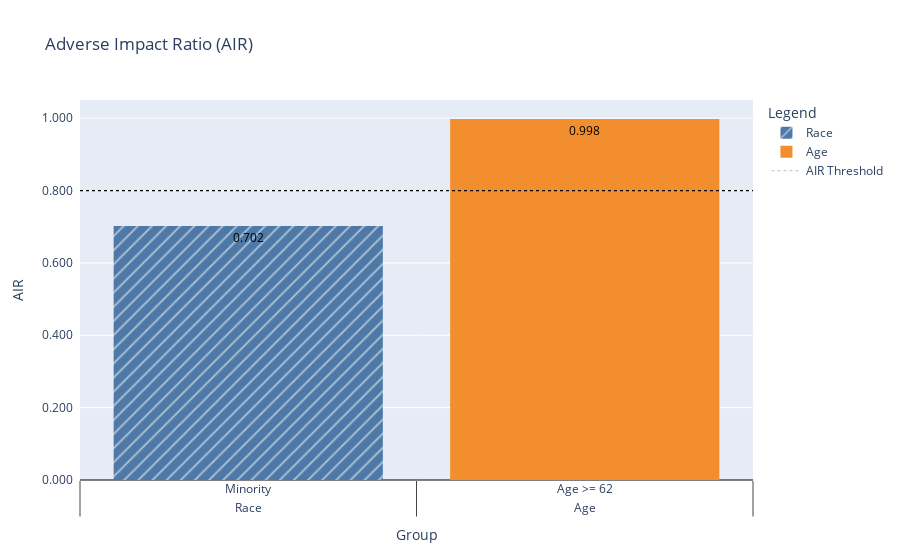

Here is the notebook cell this chart was saved with:
### Markdown cell above
#### _Adverse Impact Ratio (AIR) Assuming a Single Offer_

### Code cell
air = sd.adverse_impact_ratio(
    group_data=valid,
    **common_disp_info,
    outcome=valid['Offer'],
    air_threshold=0.8,
    percent_difference_threshold=0.0,
    label=valid[label],
)
air

### Figure 1 — Plotly figure (JSON) as saved in the notebook; plotly's stock layout.template omitted (floating-point values rounded to 4 significant figures)
{"data": [{"cliponaxis": false, "hovertemplate": "%{x}, %{y}<extra></extra>", "marker": {"color": "RGBA(78, 121, 167, 1.0)", "line": {"color": "rgb(8,48,107)", "width": 0}, "pattern": {"shape": "/"}}, "name": "Race", "showlegend": true, "text": "0.702", "textfont": {"color": "Black"}, "type": "bar", "x": [["Race"], ["Minority"]], "y": [0.7022]}, {"cliponaxis": false, "hovertemplate": "%{x}, %{y}<extra></extra>", "marker": {"color": "RGBA(242, 142, 45, 1.0)", "line": {"color": "rgb(8,48,107)", "width": 0}, "pattern": {"shape": ""}}, "name": "Age", "showlegend": true, "text": "0.998", "textfont": {"color": "Black"}, "type": "bar", "x": [["Age"], ["Age >= 62"]], "y": [0.9977]}, {"line": {"color": "Black", "dash": "dot", "width": 0.25}, "mode": "lines", "name": "AIR Threshold", "text": "AIR Threshold", "type": "scatter", "x": [["Race", "Age"], ["Minority", "Age >= 62"]], "y": [0.8, 0.8]}], "layout": {"legend": {"title": {"text": "Legend"}}, "scene": {"yaxis": {"exponentformat": "none", "separatethousands": true}}, "shapes": [{"line": {"color": "Black", "dash": "dot", "width": 1.25}, "name": "AIR Threshold", "type": "line", "x0": 0, "x1": 1, "xref": "paper", "y0": 0.7617, "y1": 0.7617, "yref": "paper"}], "title": {"text": "Adverse Impact Ratio (AIR)"}, "uniformtext": {"minsize": 8, "mode": "hide"}, "xaxis": {"fixedrange": true, "title": {"text": "Group"}}, "yaxis": {"fixedrange": true, "tickformat": "0,.3f", "ticksuffix": "  ", "title": {"text": "AIR"}, "zeroline": true, "zerolinecolor": "Black", "zerolinewidth": 1}}}
